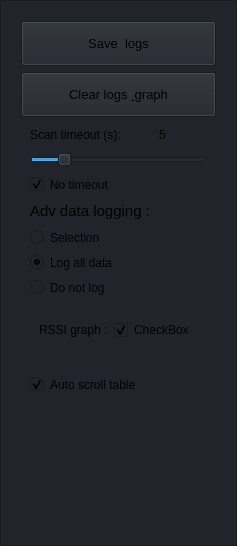
        <widget class="QFrame" name="frame_main_right">
         <property name="minimumSize">
          <size>
           <width>0</width>
           <height>0</height>
          </size>
         </property>
         <property name="maximumSize">
          <size>
           <width>0</width>
           <height>16777215</height>
          </size>
         </property>
         <property name="styleSheet">
          <string notr="true">background-color: rgb(33, 37, 43);</string>
         </property>
         <property name="frameShape">
          <enum>QFrame::StyledPanel</enum>
         </property>
         <property name="frameShadow">
          <enum>QFrame::Raised</enum>
         </property>
         <layout class="QVBoxLayout" name="verticalLayout_4">
          <item>
           <widget class="QFrame" name="frame_scanner_settings">
            <property name="minimumSize">
             <size>
              <width>0</width>
              <height>0</height>
             </size>
            </property>
            <property name="maximumSize">
             <size>
              <width>16777215</width>
              <height>900</height>
             </size>
            </property>
            <property name="frameShape">
             <enum>QFrame::NoFrame</enum>
            </property>
            <property name="frameShadow">
             <enum>QFrame::Raised</enum>
            </property>
            <layout class="QVBoxLayout" name="verticalLayout_31" stretch="1,0,0,0">
             <property name="spacing">
              <number>6</number>
             </property>
             <item>
              <widget class="QPushButton" name="btn_save_logs">
               <property name="sizePolicy">
                <sizepolicy hsizetype="Expanding" vsizetype="Fixed">
                 <horstretch>0</horstretch>
                 <verstretch>0</verstretch>
                </sizepolicy>
               </property>
               <property name="minimumSize">
                <size>
                 <width>0</width>
                 <height>45</height>
                </size>
               </property>
               <property name="font">
                <font>
                 <family>Segoe UI</family>
                 <pointsize>10</pointsize>
                 <weight>50</weight>
                 <italic>false</italic>
                 <bold>false</bold>
                </font>
               </property>
               <property name="cursor">
                <cursorShape>PointingHandCursor</cursorShape>
               </property>
               <property name="layoutDirection">
                <enum>Qt::LeftToRight</enum>
               </property>
               <property name="styleSheet">
                <string notr="true">background-image: url(:./../common/assets/images/icons/cil-save.png);
</string>
               </property>
               <property name="text">
                <string>Save  logs</string>
               </property>
              </widget>
             </item>
             <item>
              <widget class="QPushButton" name="btn_clear_logs">
               <property name="sizePolicy">
                <sizepolicy hsizetype="Expanding" vsizetype="Fixed">
                 <horstretch>0</horstretch>
                 <verstretch>0</verstretch>
                </sizepolicy>
               </property>
               <property name="minimumSize">
                <size>
                 <width>0</width>
                 <height>45</height>
                </size>
               </property>
               <property name="font">
                <font>
                 <family>Segoe UI</family>
                 <pointsize>10</pointsize>
                 <weight>50</weight>
                 <italic>false</italic>
                 <bold>false</bold>
                </font>
               </property>
               <property name="cursor">
                <cursorShape>PointingHandCursor</cursorShape>
               </property>
               <property name="layoutDirection">
                <enum>Qt::LeftToRight</enum>
               </property>
               <property name="styleSheet">
                <string notr="true"/>
               </property>
               <property name="text">
                <string>Clear logs &amp; graph</string>
               </property>
              </widget>
             </item>
             <item>
              <widget class="QFrame" name="frame_scan">
               <property name="enabled">
                <bool>true</bool>
               </property>
               <property name="styleSheet">
                <string notr="true"> border: 0px solid rgb(52, 59, 72);
	border-radius: 5px;	
text-align: center;
padding: 0px;
margin: 0px;</string>
               </property>
               <property name="frameShape">
                <enum>QFrame::StyledPanel</enum>
               </property>
               <property name="frameShadow">
                <enum>QFrame::Raised</enum>
               </property>
               <layout class="QVBoxLayout" name="verticalLayout_23">
                <property name="spacing">
                 <number>10</number>
                </property>
                <property name="topMargin">
                 <number>5</number>
                </property>
                <property name="bottomMargin">
                 <number>0</number>
                </property>
                <item>
                 <widget class="QFrame" name="frame_scan_timeout">
                  <property name="minimumSize">
                   <size>
                    <width>0</width>
                    <height>0</height>
                   </size>
                  </property>
                  <property name="maximumSize">
                   <size>
                    <width>16777215</width>
                    <height>20</height>
                   </size>
                  </property>
                  <property name="styleSheet">
                   <string notr="true">border: 0px solid rgb(52, 59, 72);
	border-radius: 5px;</string>
                  </property>
                  <property name="frameShape">
                   <enum>QFrame::StyledPanel</enum>
                  </property>
                  <property name="frameShadow">
                   <enum>QFrame::Raised</enum>
                  </property>
                  <layout class="QHBoxLayout" name="horizontalLayout_6">
                   <property name="leftMargin">
                    <number>0</number>
                   </property>
                   <property name="topMargin">
                    <number>0</number>
                   </property>
                   <property name="bottomMargin">
                    <number>0</number>
                   </property>
                   <item>
                    <widget class="QLabel" name="label_scan_timeout">
                     <property name="maximumSize">
                      <size>
                       <width>16777215</width>
                       <height>20</height>
                      </size>
                     </property>
                     <property name="text">
                      <string>Scan timeout (s):</string>
                     </property>
                    </widget>
                   </item>
                   <item>
                    <widget class="QLabel" name="label_scan_timeout_value">
                     <property name="maximumSize">
                      <size>
                       <width>16777215</width>
                       <height>20</height>
                      </size>
                     </property>
                     <property name="text">
                      <string>5</string>
                     </property>
                     <property name="alignment">
                      <set>Qt::AlignCenter</set>
                     </property>
                    </widget>
                   </item>
                  </layout>
                 </widget>
                </item>
                <item>
                 <widget class="QSlider" name="scanSlider">
                  <property name="styleSheet">
                   <string notr="true">border: 0px solid rgb(52, 59, 72);</string>
                  </property>
                  <property name="maximum">
                   <number>30</number>
                  </property>
                  <property name="pageStep">
                   <number>1</number>
                  </property>
                  <property name="value">
                   <number>5</number>
                  </property>
                  <property name="orientation">
                   <enum>Qt::Horizontal</enum>
                  </property>
                 </widget>
                </item>
                <item>
                 <widget class="QCheckBox" name="check_no_timeout">
                  <property name="styleSheet">
                   <string notr="true">border: 0px solid rgb(52, 59, 72);</string>
                  </property>
                  <property name="text">
                   <string>No timeout</string>
                  </property>
                  <property name="checked">
                   <bool>true</bool>
                  </property>
                 </widget>
                </item>
                <item>
                 <widget class="QLabel" name="label_4">
                  <property name="maximumSize">
                   <size>
                    <width>16777215</width>
                    <height>20</height>
                   </size>
                  </property>
                  <property name="font">
                   <font>
                    <family>Segoe UI</family>
                    <pointsize>11</pointsize>
                    <weight>50</weight>
                    <italic>false</italic>
                    <bold>false</bold>
                   </font>
                  </property>
                  <property name="styleSheet">
                   <string notr="true">border: 0px solid rgb(52, 59, 72);</string>
                  </property>
                  <property name="text">
                   <string>Adv data logging :</string>
                  </property>
                 </widget>
                </item>
                <item>
                 <widget class="QRadioButton" name="logSelection">
                  <property name="styleSheet">
                   <string notr="true">border: 0px solid rgb(52, 59, 72);</string>
                  </property>
                  <property name="text">
                   <string>Selection</string>
                  </property>
                 </widget>
                </item>
                <item>
                 <widget class="QRadioButton" name="logAll">
                  <property name="styleSheet">
                   <string notr="true">border: 0px solid rgb(52, 59, 72);</string>
                  </property>
                  <property name="text">
                   <string>Log all data</string>
                  </property>
                  <property name="checked">
                   <bool>true</bool>
                  </property>
                 </widget>
                </item>
                <item>
                 <widget class="QRadioButton" name="logNone">
                  <property name="styleSheet">
                   <string notr="true">border: 0px solid rgb(52, 59, 72);</string>
                  </property>
                  <property name="text">
                   <string>Do not log</string>
                  </property>
                  <property name="checked">
                   <bool>false</bool>
                  </property>
                 </widget>
                </item>
                <item>
                 <widget class="QFrame" name="frame">
                  <property name="minimumSize">
                   <size>
                    <width>0</width>
                    <height>50</height>
                   </size>
                  </property>
                  <property name="frameShape">
                   <enum>QFrame::StyledPanel</enum>
                  </property>
                  <property name="frameShadow">
                   <enum>QFrame::Raised</enum>
                  </property>
                  <layout class="QHBoxLayout" name="horizontalLayout_10" stretch="5,2">
                   <item>
                    <widget class="QLabel" name="label_5">
                     <property name="text">
                      <string>RSSI graph :</string>
                     </property>
                    </widget>
                   </item>
                   <item>
                    <widget class="AnimatedToggle" name="graph_enabled">
                     <property name="minimumSize">
                      <size>
                       <width>84</width>
                       <height>0</height>
                      </size>
                     </property>
                     <property name="maximumSize">
                      <size>
                       <width>84</width>
                       <height>999999</height>
                      </size>
                     </property>
                     <property name="text">
                      <string>CheckBox</string>
                     </property>
                     <property name="checked">
                      <bool>true</bool>
                     </property>
                    </widget>
                   </item>
                  </layout>
                 </widget>
                </item>
                <item>
                 <widget class="QFrame" name="options_frame">
                  <property name="minimumSize">
                   <size>
                    <width>0</width>
                    <height>40</height>
                   </size>
                  </property>
                  <property name="maximumSize">
                   <size>
                    <width>16777215</width>
                    <height>45</height>
                   </size>
                  </property>
                  <property name="styleSheet">
                   <string notr="true"/>
                  </property>
                  <property name="frameShape">
                   <enum>QFrame::StyledPanel</enum>
                  </property>
                  <property name="frameShadow">
                   <enum>QFrame::Raised</enum>
                  </property>
                  <layout class="QVBoxLayout" name="verticalLayout_14">
                   <property name="leftMargin">
                    <number>0</number>
                   </property>
                   <item>
                    <widget class="QCheckBox" name="check_scroll_to_bottom">
                     <property name="styleSheet">
                      <string notr="true"> border: 0px solid rgb(52, 59, 72);
	border-radius: 5px;	
</string>
                     </property>
                     <property name="text">
                      <string>Auto scroll table</string>
                     </property>
                     <property name="checked">
                      <bool>true</bool>
                     </property>
                    </widget>
                   </item>
                  </layout>
                 </widget>
                </item>
                <item>
                 <spacer name="verticalSpacer_2">
                  <property name="orientation">
                   <enum>Qt::Vertical</enum>
                  </property>
                  <property name="sizeHint" stdset="0">
                   <size>
                    <width>20</width>
                    <height>40</height>
                   </size>
                  </property>
                 </spacer>
                </item>
               </layout>
              </widget>
             </item>
             <item>
              <spacer name="verticalSpacer_3">
               <property name="orientation">
                <enum>Qt::Vertical</enum>
               </property>
               <property name="sizeHint" stdset="0">
                <size>
                 <width>20</width>
                 <height>40</height>
                </size>
               </property>
              </spacer>
             </item>
            </layout>
           </widget>
          </item>
          <item>
           <spacer name="verticalSpacer">
            <property name="orientation">
             <enum>Qt::Vertical</enum>
            </property>
            <property name="sizeHint" stdset="0">
             <size>
              <width>20</width>
              <height>40</height>
             </size>
            </property>
           </spacer>
          </item>
         </layout>
        </widget>
